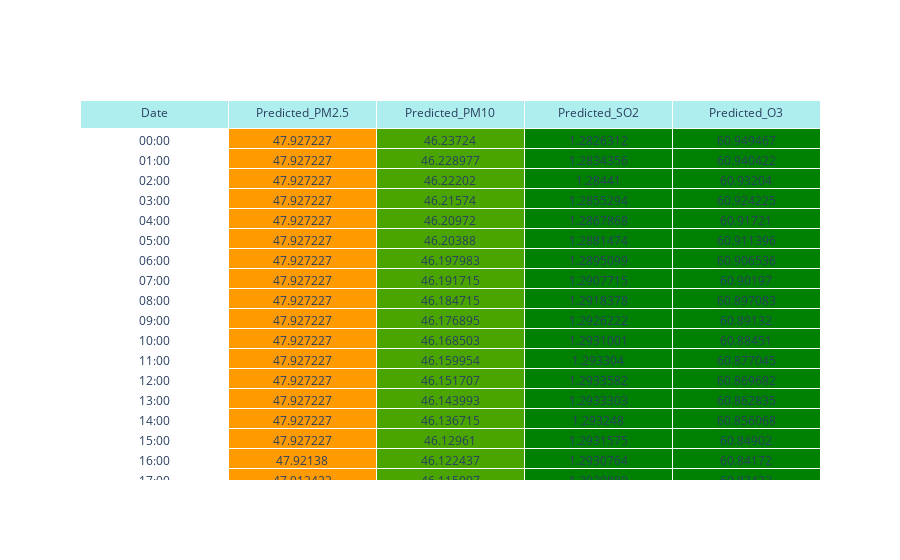

Write notebook code for a chart like this one.
### Markdown cell above
Generate html prediction table as an example

### Code cell
def make_prediction_table(df, filename, prediction_dir):
    cell_colors = [["white" for i in range(len(df))]]
    cell_values = [df["Date"].dt.strftime("%H:%M").to_list()]


    for column in df.columns:
        for pollutant in POLLUTANTS:
            if pollutant in column: # if the column name contains pollutant name (i.e. "PM2.5")
                
                cell_values.append(df[column].to_list())
                
                cmap = utils.cmaps[pollutant]
                color_mapped_series = df[column].apply(cmap)
                color_mapped_list = color_mapped_series.str[:-2].to_list() # remove last 2 chars which are alpha channel
                cell_colors.append(color_mapped_list)
                


    fig = go.Figure(data=[go.Table(
        header=dict(values=df.columns,
                    fill_color="paleturquoise"
                    ),
        cells=dict(values=cell_values,
                    fill_color=cell_colors
                    ),
        )
    ])

    fig.show()
    fig.write_html(f"{prediction_dir}/{os.path.splitext(filename)[0]}.html") # remove ".csv" from filename

make_prediction_table(df, filename, PREDICTION_DIR)

### Figure 1 — Plotly figure (JSON) as saved in the notebook; plotly's stock layout.template omitted (floating-point values rounded to 4 significant figures)
{"data": [{"cells": {"fill": {"color": [["white", "white", "white", "white", "white", "white", "white", "white", "white", "white", "white", "white", "white", "white", "white", "white", "white", "white", "white", "white", "white", "white", "white", "white", "white"], ["#ff9b00", "#ff9b00", "#ff9b00", "#ff9b00", "#ff9b00", "#ff9b00", "#ff9b00", "#ff9b00", "#ff9b00", "#ff9b00", "#ff9b00", "#ff9b00", "#ff9b00", "#ff9b00", "#ff9b00", "#ff9b00", "#ff9b00", "#ff9b00", "#ff9b00", "#ff9b00", "#ff9b00", "#ff9b00", "#ff9b00", "#ff9b00", "#ff9c00"], ["#4ba500", "#4aa500", "#4aa500", "#4aa500", "#4aa500", "#4aa500", "#4aa500", "#4aa500", "#4aa500", "#4aa500", "#4aa500", "#4aa500", "#4aa500", "#4aa500", "#4aa500", "#4aa500", "#4aa500", "#4aa500", "#4aa500", "#4aa500", "#4aa500", "#4aa500", "#4aa500", "#4aa500", "#4aa500"], ["#008000", "#008000", "#008000", "#008000", "#008000", "#008000", "#008000", "#008000", "#008000", "#008000", "#008000", "#008000", "#008000", "#008000", "#008000", "#008000", "#008000", "#008000", "#008000", "#008000", "#008000", "#008000", "#008000", "#008000", "#008000"], ["#008000", "#008000", "#008000", "#008000", "#008000", "#008000", "#008000", "#008000", "#008000", "#008000", "#008000", "#008000", "#008000", "#008000", "#008000", "#008000", "#008000", "#008000", "#008000", "#008000", "#008000", "#008000", "#008000", "#008000", "#008000"]]}, "values": [["00:00", "01:00", "02:00", "03:00", "04:00", "05:00", "06:00", "07:00", "08:00", "09:00", "10:00", "11:00", "12:00", "13:00", "14:00", "15:00", "16:00", "17:00", "18:00", "19:00", "20:00", "21:00", "22:00", "23:00", "00:00"], [47.93, 47.93, 47.93, 47.93, 47.93, 47.93, 47.93, 47.93, 47.93, 47.93, 47.93, 47.93, 47.93, 47.93, 47.93, 47.93, 47.92, 47.91, 47.9, 47.89, 47.88, 47.87, 47.86, 47.85, 47.84], [46.24, 46.23, 46.22, 46.22, 46.21, 46.2, 46.2, 46.19, 46.18, 46.18, 46.17, 46.16, 46.15, 46.14, 46.14, 46.13, 46.12, 46.12, 46.11, 46.1, 46.09, 46.08, 46.07, 46.06, 46.05], [1.283, 1.283, 1.284, 1.286, 1.287, 1.288, 1.29, 1.291, 1.292, 1.293, 1.293, 1.293, 1.293, 1.293, 1.293, 1.293, 1.293, 1.293, 1.293, 1.293, 1.293, 1.292, 1.292, 1.292, 1.292], [60.95, 60.94, 60.93, 60.92, 60.92, 60.91, 60.91, 60.9, 60.9, 60.89, 60.88, 60.88, 60.87, 60.86, 60.86, 60.85, 60.84, 60.83, 60.83, 60.82, 60.81, 60.8, 60.8, 60.79, 60.78]]}, "header": {"fill": {"color": "paleturquoise"}, "values": ["Date", "Predicted_PM2.5", "Predicted_PM10", "Predicted_SO2", "Predicted_O3"]}, "type": "table"}], "layout": {}}
